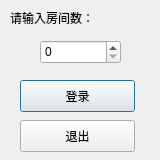
<?xml version="1.0" encoding="UTF-8"?>
<ui version="4.0">
 <class>Login</class>
 <widget class="QDialog" name="Login">
  <property name="geometry">
   <rect>
    <x>0</x>
    <y>0</y>
    <width>160</width>
    <height>160</height>
   </rect>
  </property>
  <property name="windowTitle">
   <string>Dialog</string>
  </property>
  <widget class="QPushButton" name="confirm">
   <property name="geometry">
    <rect>
     <x>20</x>
     <y>80</y>
     <width>115</width>
     <height>32</height>
    </rect>
   </property>
   <property name="text">
    <string>登录</string>
   </property>
  </widget>
  <widget class="QPushButton" name="cancel">
   <property name="geometry">
    <rect>
     <x>20</x>
     <y>120</y>
     <width>115</width>
     <height>32</height>
    </rect>
   </property>
   <property name="text">
    <string>退出</string>
   </property>
  </widget>
  <widget class="QLabel" name="label">
   <property name="geometry">
    <rect>
     <x>10</x>
     <y>10</y>
     <width>101</width>
     <height>16</height>
    </rect>
   </property>
   <property name="text">
    <string>请输入房间数：</string>
   </property>
  </widget>
  <widget class="QSpinBox" name="roomnumber">
   <property name="geometry">
    <rect>
     <x>40</x>
     <y>40</y>
     <width>81</width>
     <height>24</height>
    </rect>
   </property>
  </widget>
 </widget>
 <resources/>
 <connections/>
</ui>
